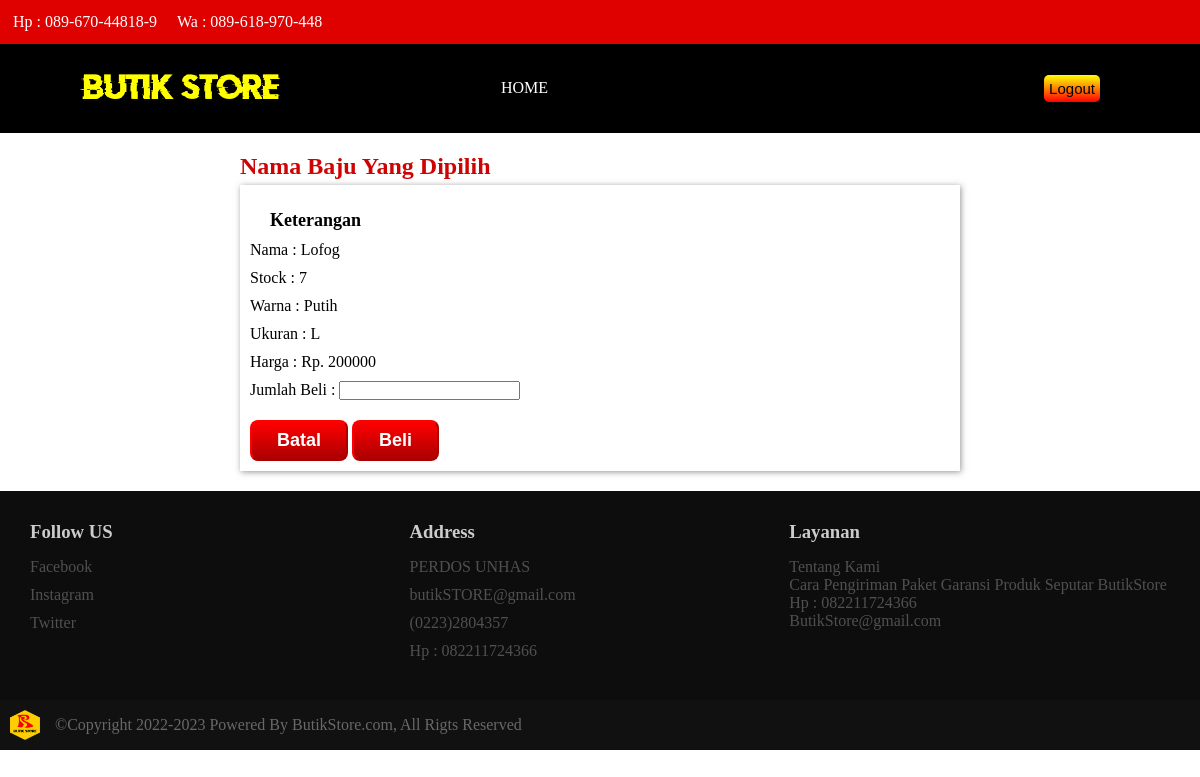
Screenshot of /member/leng_baju.php?kode_barang=1&id=20 (signed in) with the database file from the repository.
### tables this page shows
CREATE TABLE `tb_barang` (
  `kode_barang` varchar(50) NOT NULL,
  `nama_barang` varchar(100) NOT NULL,
  `stok` int(11) DEFAULT NULL,
  `ukuran` char(2) NOT NULL,
  `harga` int(100) NOT NULL,
  `warna` varchar(50) NOT NULL,
  `gambar` text NOT NULL
);

### member/leng_baju.php (the view, shortened to what this page needs)
<!DOCTYPE html>
<html lang="en">
<head>
    <link rel="stylesheet" href="style_leng_baju.css">
</head>
<body>
    <header>
        <div class="about">
            <div class="box">
                <ul>
                <li>Hp : 089-670-44818-9</li>
                <li>Wa : 089-618-970-448</li>
            </ul>
            </div>
        </div>
        <nav>
            <div class="box-logo">
                <img src="../logods.png" alt="" width="200px">
            </div>
            <div class="box-nav">
                <ul>
                    <li><a href="../login/halamanuser.php">HOME</a></li>
                </ul>
            </div>
            <div class="box-SingLog">
                <a href="../index.php"><button>Logout</button></a>
            </div>
        </nav>
        <div class="nm_baju">
            <h2>Nama Baju Yang Dipilih</h2>
        </div>
        <main>
            <div class="box_baju">
                <?php
            include "../config.php";
            if(isset($_GET['kode_barang'])){
                $kode_barang    =$_GET['kode_barang'];
            }
            $query = "SELECT * FROM tb_barang WHERE kode_barang='$kode_barang'";
            $sql = mysqli_query($koneksi, $query);
            $data = mysqli_fetch_assoc($sql);
                    ?>
                <div class="ket_baju">
                    <p style="font-size: 18px; font-weight: bold;">Keterangan </p>
        <?php
                    echo"<p>Nama : ".$data['nama_barang'] ."</p>";
                    echo"<p>Stock : ".$data['stok']."</p>";
                    echo"<p>Warna : ".$data['warna']."</p>";
                    echo"<p>Ukuran : ".$data['ukuran']."</p>";
                    echo"<p>Harga : Rp. ".$data['harga']."</p>";
        ?>
        <form action="leng_baju.php" method = "post">
            <span>Jumlah Beli :</span>
        <input type="number" name="jumlah" class="form-control"  >
        <div class="input">
            <input type="reset" class="btn btn-danger" value="Batal">
            <input type="submit" class="btn btn-success" name="submit" value="Beli" >
        </div>
        </form>
                </div>
            </div>
        </main>
        <footer>
            <div class="box-footer">
                <div class="box">
                    <h3>Follow US</h3>
                    <ul>
                        <li>Facebook</li>
                        <li>Instagram</li>
                        <li>Twitter</li>
                    </ul>
                </div>
                <div class="box">
                    <h3>Address</h3>
                <ul>
                    <li>PERDOS UNHAS</li>
                    <li>butikSTORE@gmail.com</li>
                    <li>(0223)2804357</li>
                    <li>Hp : 082211724366</li>
                </ul>
                </div>
                <div class="box">
                    <h3>Layanan</h3>
                   <p>Tentang Kami</p>
                <p> Cara Pengiriman Paket Garansi Produk Seputar ButikStore</p>
                <p>Hp : 082211724366</p>
                <p>ButikStore@gmail.com</p>
                </div>
            </div>
        </footer>
        </header>
        <div class="title"><img src="../logolg.png" alt="" width="30px" height="30px"><span>&copy;Copyright 2022-2023 Powered By ButikStore.com, All Rigts Reserved</span></div>
</body>
</html>

### member/style_leng_baju.css (style rules this page uses)
* { margin: 0; padding: 0; box-sizing: border-box ; }
header .about { display: flex; background-color: rgb(223, 0, 0); padding: 5px; align-items: center; position: relative; }
header .about .box { flex-basis: 60%; }
header .about .box ul li { display: inline-block; color: #fff; margin: 8px; align-items: center; align-content: center; }
header nav { display: flex; background-color:rgb(0, 0, 0); padding: 30px 80px; align-items: center; position: sticky; top: 0; z-index: 10; }
header nav .box-logo { flex-basis: 40%; }
header nav .box-nav { flex-basis: 30%; }
header nav .box-SingLog { flex-basis: 30%; }
header nav .box-nav ul li { display: inline-block; margin-right: 15px; font-size: 16px; color: #fff; }
header nav .box-SingLog { text-align: right; }
header nav .box-SingLog button { padding: 5px; margin-right: 20px; font-size: 15px; border-radius: 5px; background: linear-gradient(yellow, red); border: none; }
header nav .box-nav ul li a { text-decoration: none; padding: 30px 5px; color: #fff; }
.nm_baju { width: 60%; margin: auto; margin-top: 20px; color: rgb(206, 4, 4) ; }
main { width: 60%; margin:auto; margin-top: 5px; margin-bottom: 20px; box-shadow: 1px 1px 6px rgba(88, 88, 88, 0.63); overflow: auto; }
main .box_baju { overflow: auto; }
main .ket_baju { margin-top: 15px; padding: 10px; }
main .ket_baju p { margin-bottom: 10px; }
footer .box-footer { display: flex; background-color: rgb(14, 13, 13); padding: 30px; }
footer .box-footer .box { flex-basis: 33.3%; }
footer .box-footer .box h3 { color: rgb(204, 204, 204) ; padding-bottom: 15px; }
footer .box-footer .box ul li { display: block; margin-bottom: 10px; color: rgb(80, 80, 80); }
footer .box-footer .box p { color: rgb(80, 80, 80); }
.title { display: flex; padding: 10px; align-items: center; background-color: rgb(17, 17, 17); color: rgb(104, 104, 104); }
.title img { margin-right: 15px; }
.input input { padding: 8px 25px; font-size: 18px; font-weight: bold; border-color: rgb(255, 0, 0); border-radius: 8px; color: #fff; margin-top: 20px; background: linear-gradient(rgb(255, 0, 0),rgb(172, 0, 0));; }

### rows the page displays
tb_barang: nama_barang "Lofog", stok "7", warna "Putih", ukuran "L", harga "200000"
